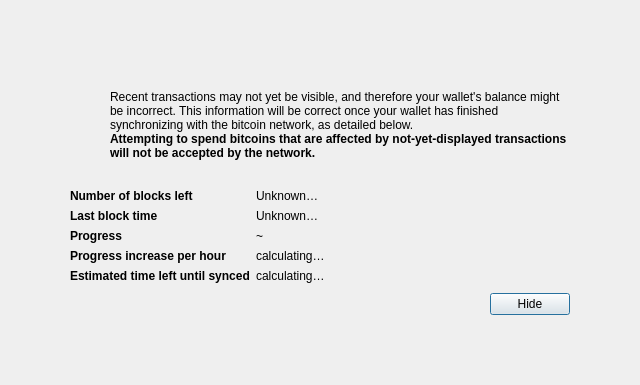
<?xml version="1.0" encoding="UTF-8"?>
<ui version="4.0">
 <class>ModalOverlay</class>
 <widget class="QWidget" name="ModalOverlay">
  <property name="geometry">
   <rect>
    <x>0</x>
    <y>0</y>
    <width>640</width>
    <height>385</height>
   </rect>
  </property>
  <property name="windowTitle">
   <string>Form</string>
  </property>
  <layout class="QVBoxLayout" name="verticalLayout" stretch="0">
   <property name="sizeConstraint">
    <enum>QLayout::SetDefaultConstraint</enum>
   </property>
   <property name="leftMargin">
    <number>0</number>
   </property>
   <property name="topMargin">
    <number>0</number>
   </property>
   <property name="rightMargin">
    <number>0</number>
   </property>
   <property name="bottomMargin">
    <number>0</number>
   </property>
   <item>
    <widget class="QWidget" name="bgWidget" native="true">
     <layout class="QVBoxLayout" name="verticalLayoutMain" stretch="1">
      <property name="leftMargin">
       <number>60</number>
      </property>
      <property name="topMargin">
       <number>60</number>
      </property>
      <property name="rightMargin">
       <number>60</number>
      </property>
      <property name="bottomMargin">
       <number>60</number>
      </property>
      <item>
       <widget class="QFrame" name="contentWidget" native="true">
        <layout class="QVBoxLayout" name="verticalLayoutSub" stretch="1,0,0,0">
         <property name="spacing">
          <number>0</number>
         </property>
         <property name="leftMargin">
          <number>10</number>
         </property>
         <property name="topMargin">
          <number>10</number>
         </property>
         <property name="rightMargin">
          <number>10</number>
         </property>
         <property name="bottomMargin">
          <number>10</number>
         </property>
         <item>
          <layout class="QHBoxLayout" name="horizontalLayoutIconText" stretch="0,1">
           <property name="topMargin">
            <number>20</number>
           </property>
           <item>
            <layout class="QVBoxLayout" name="verticalLayoutIcon">
             <property name="leftMargin">
              <number>0</number>
             </property>
             <item>
              <widget class="QPushButton" name="warningIcon">
               <property name="enabled">
                <bool>false</bool>
               </property>
               <property name="text">
                <string/>
               </property>
               <property name="iconSize">
                <size>
                 <width>48</width>
                 <height>48</height>
                </size>
               </property>
               <property name="flat">
                <bool>true</bool>
               </property>
              </widget>
             </item>
             <item>
              <spacer name="verticalSpacerWarningIcon">
               <property name="orientation">
                <enum>Qt::Vertical</enum>
               </property>
               <property name="sizeHint" stdset="0">
                <size>
                 <width>20</width>
                 <height>40</height>
                </size>
               </property>
              </spacer>
             </item>
            </layout>
           </item>
           <item>
            <layout class="QVBoxLayout" name="verticalLayoutInfoText">
             <property name="leftMargin">
              <number>0</number>
             </property>
             <property name="topMargin">
              <number>0</number>
             </property>
             <item>
              <widget class="QLabel" name="infoText">
               <property name="text">
                <string>Recent transactions may not yet be visible, and therefore your wallet's balance might be incorrect. This information will be correct once your wallet has finished synchronizing with the bitcoin network, as detailed below.</string>
               </property>
               <property name="textFormat">
                <enum>Qt::RichText</enum>
               </property>
               <property name="wordWrap">
                <bool>true</bool>
               </property>
              </widget>
             </item>
             <item>
              <widget class="QLabel" name="infoTextStrong">
               <property name="font">
                <font>
                 <weight>75</weight>
                 <bold>true</bold>
                </font>
               </property>
               <property name="text">
                <string>Attempting to spend bitcoins that are affected by not-yet-displayed transactions will not be accepted by the network.</string>
               </property>
               <property name="textFormat">
                <enum>Qt::RichText</enum>
               </property>
               <property name="wordWrap">
                <bool>true</bool>
               </property>
              </widget>
             </item>
             <item>
              <spacer name="verticalSpacerInTextSpace">
               <property name="orientation">
                <enum>Qt::Vertical</enum>
               </property>
               <property name="sizeHint" stdset="0">
                <size>
                 <width>20</width>
                 <height>40</height>
                </size>
               </property>
              </spacer>
             </item>
            </layout>
           </item>
          </layout>
         </item>
         <item>
          <spacer name="verticalSpacerAfterText">
           <property name="orientation">
            <enum>Qt::Vertical</enum>
           </property>
           <property name="sizeHint" stdset="0">
            <size>
             <width>20</width>
             <height>40</height>
            </size>
           </property>
          </spacer>
         </item>
         <item>
          <layout class="QFormLayout" name="formLayout">
           <property name="fieldGrowthPolicy">
            <enum>QFormLayout::FieldsStayAtSizeHint</enum>
           </property>
           <property name="horizontalSpacing">
            <number>6</number>
           </property>
           <property name="verticalSpacing">
            <number>6</number>
           </property>
           <property name="topMargin">
            <number>10</number>
           </property>
           <item row="0" column="0">
            <widget class="QLabel" name="labelNumberOfBlocksLeft">
             <property name="font">
              <font>
               <weight>75</weight>
               <bold>true</bold>
              </font>
             </property>
             <property name="text">
              <string>Number of blocks left</string>
             </property>
            </widget>
           </item>
           <item row="0" column="1">
            <widget class="QLabel" name="numberOfBlocksLeft">
             <property name="text">
              <string>Unknown…</string>
             </property>
            </widget>
           </item>
           <item row="1" column="0">
            <widget class="QLabel" name="labelLastBlockTime">
             <property name="font">
              <font>
               <weight>75</weight>
               <bold>true</bold>
              </font>
             </property>
             <property name="text">
              <string>Last block time</string>
             </property>
            </widget>
           </item>
           <item row="1" column="1">
            <widget class="QLabel" name="newestBlockDate">
             <property name="sizePolicy">
              <sizepolicy hsizetype="Maximum" vsizetype="Preferred">
               <horstretch>0</horstretch>
               <verstretch>0</verstretch>
              </sizepolicy>
             </property>
             <property name="text">
              <string>Unknown…</string>
             </property>
            </widget>
           </item>
           <item row="2" column="0">
            <widget class="QLabel" name="labelSyncDone">
             <property name="font">
              <font>
               <weight>75</weight>
               <bold>true</bold>
              </font>
             </property>
             <property name="text">
              <string>Progress</string>
             </property>
            </widget>
           </item>
           <item row="2" column="1">
            <layout class="QHBoxLayout" name="horizontalLayoutSync" stretch="0,1">
             <item>
              <widget class="QLabel" name="percentageProgress">
               <property name="text">
                <string notr="true">~</string>
               </property>
              </widget>
             </item>
            </layout>
           </item>
           <item row="4" column="0">
            <widget class="QLabel" name="labelProgressIncrease">
             <property name="font">
              <font>
               <weight>75</weight>
               <bold>true</bold>
              </font>
             </property>
             <property name="text">
              <string>Progress increase per hour</string>
             </property>
            </widget>
           </item>
           <item row="4" column="1">
            <widget class="QLabel" name="progressIncreasePerH">
             <property name="text">
              <string>calculating…</string>
             </property>
            </widget>
           </item>
           <item row="5" column="0">
            <widget class="QLabel" name="labelEstimatedTimeLeft">
             <property name="font">
              <font>
               <weight>75</weight>
               <bold>true</bold>
              </font>
             </property>
             <property name="text">
              <string>Estimated time left until synced</string>
             </property>
            </widget>
           </item>
           <item row="5" column="1">
            <widget class="QLabel" name="expectedTimeLeft">
             <property name="text">
              <string>calculating…</string>
             </property>
            </widget>
           </item>
          </layout>
         </item>
         <item>
          <layout class="QHBoxLayout" name="horizontalLayoutButtons">
           <property name="leftMargin">
            <number>10</number>
           </property>
           <property name="topMargin">
            <number>10</number>
           </property>
           <item>
            <spacer name="horizontalSpacer">
             <property name="orientation">
              <enum>Qt::Horizontal</enum>
             </property>
             <property name="sizeHint" stdset="0">
              <size>
               <width>40</width>
               <height>20</height>
              </size>
             </property>
            </spacer>
           </item>
           <item>
            <widget class="QPushButton" name="closeButton">
             <property name="text">
              <string>Hide</string>
             </property>
             <property name="shortcut">
              <string>Esc</string>
             </property>
             <property name="focusPolicy">
              <enum>Qt::StrongFocus</enum>
             </property>
             <property name="default">
              <bool>true</bool>
             </property>
            </widget>
           </item>
          </layout>
         </item>
        </layout>
       </widget>
      </item>
     </layout>
    </widget>
   </item>
  </layout>
 </widget>
 <resources/>
 <connections/>
</ui>
